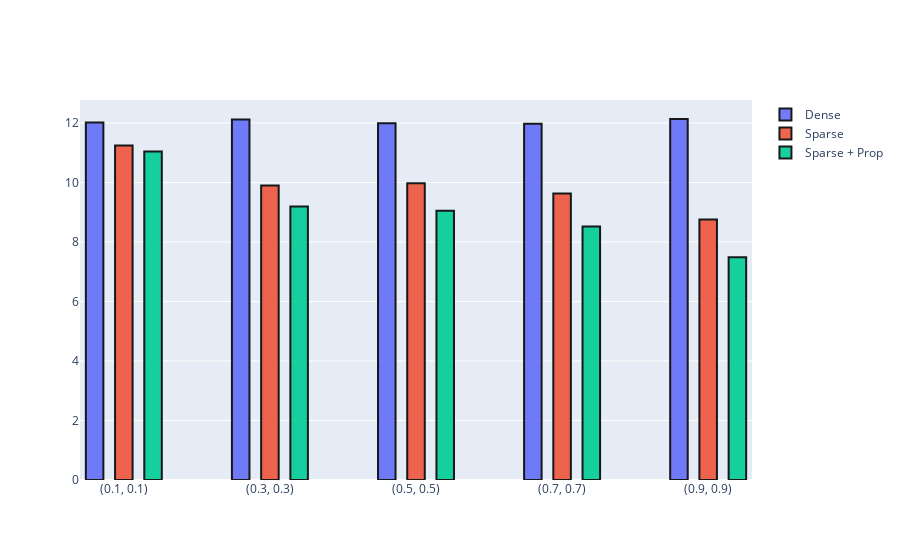

Notebook source saved alongside this figure:
### Code cell
plot_runtime(bert_row_col_df)

### Figure 1 — Plotly figure (JSON) as saved in the notebook; plotly's stock layout.template omitted (floating-point values rounded to 4 significant figures)
{"data": [{"marker": {"line": {"color": "black", "width": 2}}, "name": "Dense", "opacity": 0.9, "type": "bar", "width": 0.6, "x": [0, 5, 10, 15, 20], "y": [12.01, 12.12, 11.99, 11.97, 12.13]}, {"marker": {"line": {"color": "black", "width": 2}}, "name": "Sparse", "opacity": 0.9, "type": "bar", "width": 0.6, "x": [1, 6, 11, 16, 21], "y": [11.24, 9.897, 9.976, 9.629, 8.753]}, {"marker": {"line": {"color": "black", "width": 2}}, "name": "Sparse + Prop", "opacity": 0.9, "type": "bar", "width": 0.6, "x": [2, 7, 12, 17, 22], "y": [11.04, 9.191, 9.052, 8.518, 7.49]}], "layout": {"xaxis": {"tickmode": "array", "ticktext": ["(0.1, 0.1)", "(0.3, 0.3)", "(0.5, 0.5)", "(0.7, 0.7)", "(0.9, 0.9)", "(0.1, 0.1)", "(0.3, 0.3)", "(0.5, 0.5)", "(0.7, 0.7)", "(0.9, 0.9)", "(0.1, 0.1)", "(0.3, 0.3)", "(0.5, 0.5)", "(0.7, 0.7)", "(0.9, 0.9)"], "tickvals": [1, 6, 11, 16, 21, 26, 31, 36, 41, 46, 51, 56, 61, 66, 71]}}}
